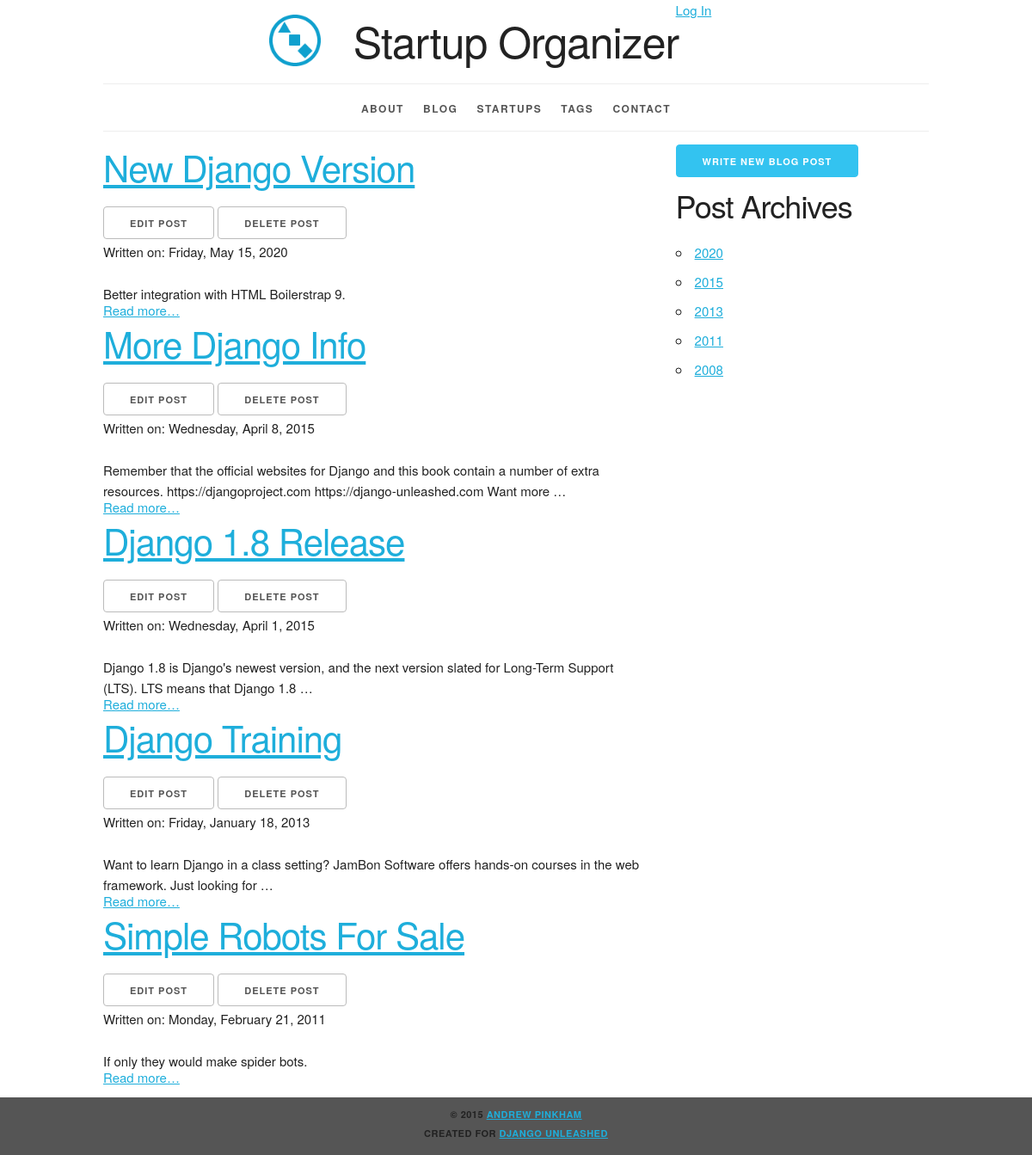
Page /blog/ on the earlier database version.
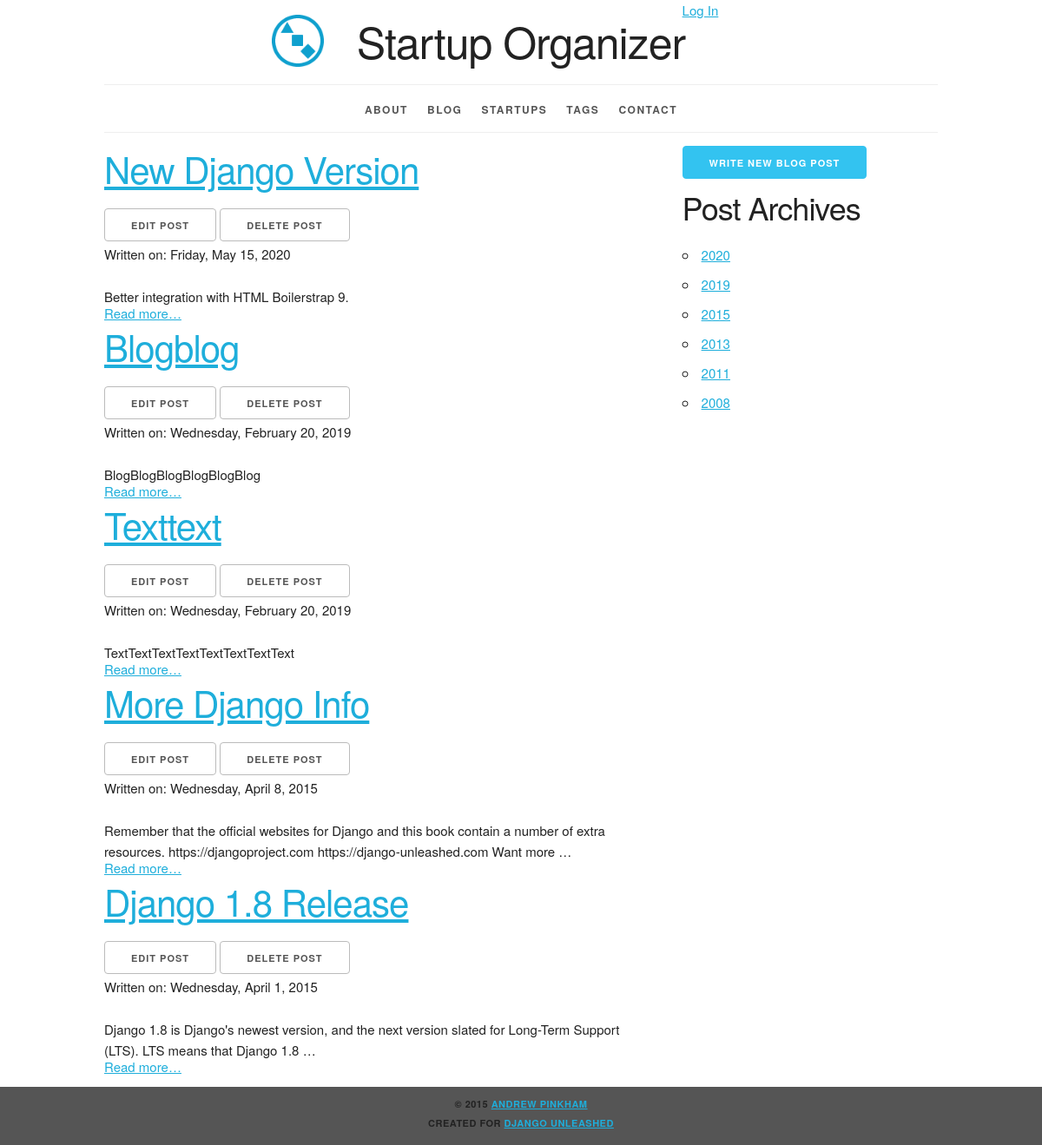
Same page on the later database version.
### blog/models.py (models this page shows, shortened)
class Post(models.Model):
    title = models.CharField(max_length=63)
    slug = models.SlugField(
        max_length=63,
        help_text='A label for URL config',
        unique_for_month='pub_date')
    text = models.TextField()
    pub_date = models.DateField(
        'date published',
        auto_now_add=True)
    tags = models.ManyToManyField(
        Tag,
        blank=True,
        related_name='blog_posts')
    startups = models.ManyToManyField(
        Startup,
        blank=True,
        related_name='blog_posts')
    class Meta:
        verbose_name = 'blog post'
        ordering = ['-pub_date', 'title']
        get_latest_by = 'pub_date'
    def get_absolute_url(self):
        return reverse(
            'blog_post_detail',
            kwargs={'year': self.pub_date.year,
                    'month': self.pub_date.month,
                    'slug': self.slug})
    def get_delete_url(self):
        return reverse(
            'blog_post_delete',
            kwargs={'year': self.pub_date.year,
                    'month': self.pub_date.month,
                    'slug': self.slug})
    def get_update_url(self):
        return reverse(
            'blog_post_update',
            kwargs={'year': self.pub_date.year,
                    'month': self.pub_date.month,
                    'slug': self.slug})

### blog/views.py (the view)
class PostList(ArchiveIndexView):
    allow_empty = True
    allow_future = True
    context_object_name = 'post_list'
    date_field = 'pub_date'
    make_object_list = True
    model = Post
    paginate_by = 5
    template_name = 'blog/post_list.html'

### blog/templates/blog/post_list.html (shortened to what this page needs)
{% extends parent_template|default:"blog/base_blog.html" %}
{% block content %}
  <div class="row">
    <div class="eight columns">
      {% for post in post_list %}
        <article class="list-item">
          <header>
            <h2>
              <a href="{{ post.get_absolute_url }}">
                {{ post.title|title }}</a>
            </h2>
              <ul class="inline">
                  <li>
                    <a
                        href="{{ post.get_update_url }}"
                        class="button">
                      Edit Post</a></li>
                  <li>
                    <a
                        href="{{ post.get_delete_url }}"
                        class="button">
                      Delete Post</a></li>
              </ul>
            <p>
              Written on:
              <time datetime="{{ post.pub_date|date:"Y-m-d" }}">
                {{ post.pub_date|date:"l, F j, Y" }}
              </time>
            </p>
          </header>
          <p>{{ post.text|truncatewords:20 }}</p>
          <p class="read-more">
            <a href="{{ post.get_absolute_url }}">
              Read more&hellip;</a>
          </p>
        </article>
      {% empty %}
        <p><em>No Blog Posts Available</em></p>
      {% endfor %}
    </div>
    <div class="desktop four columns">
        <a
          href="{% url 'blog_post_create' %}"
          class="button button-primary">
        Write New Blog Post</a>
      <h3>Post Archives</h3>
      <ul>
        {% for y in date_list %}
          <li><a href="{% url 'blog_post_archive_year' y|date:"Y" %}">
            {{ y|date:"Y" }}</a></li>
        {% endfor %}
      </ul>
    </div>
  </div>
{% endblock %}

Differences in the rows shown:
no longer on this page (row unchanged): Post: title "Django Training", pub_date "Friday, January 18, 2013", text "Want to learn Django in a class setting? JamBon Software offers hands-on courses in the web framework. Just looking for …"
no longer on this page (row unchanged): Post: title "Simple Robots For Sale", pub_date "Monday, February 21, 2011", text "If only they would make spider bots."
added Post: title "Blogblog", pub_date "Wednesday, February 20, 2019", text "BlogBlogBlogBlogBlogBlog"
added Post: title "Texttext", pub_date "Wednesday, February 20, 2019", text "TextTextTextTextTextTextTextText"
Other differences:
new list line: "2019"
